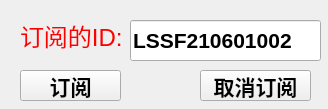
<?xml version="1.0" encoding="UTF-8"?>
<ui version="4.0">
 <class>MainWindow</class>
 <widget class="QMainWindow" name="MainWindow">
  <property name="geometry">
   <rect>
    <x>0</x>
    <y>0</y>
    <width>328</width>
    <height>109</height>
   </rect>
  </property>
  <property name="windowTitle">
   <string>MainWindow</string>
  </property>
  <widget class="QWidget" name="centralWidget">
   <widget class="QLabel" name="label">
    <property name="geometry">
     <rect>
      <x>20</x>
      <y>10</y>
      <width>111</width>
      <height>51</height>
     </rect>
    </property>
    <property name="text">
     <string>&lt;html&gt;&lt;head/&gt;&lt;body&gt;&lt;p&gt;&lt;span style=&quot; font-size:18pt; color:#ff0000;&quot;&gt;订阅的ID:&lt;/span&gt;&lt;/p&gt;&lt;/body&gt;&lt;/html&gt;</string>
    </property>
   </widget>
   <widget class="QLineEdit" name="lineEdit_Id">
    <property name="geometry">
     <rect>
      <x>130</x>
      <y>20</y>
      <width>191</width>
      <height>41</height>
     </rect>
    </property>
    <property name="font">
     <font>
      <pointsize>16</pointsize>
      <weight>75</weight>
      <bold>true</bold>
     </font>
    </property>
    <property name="text">
     <string>LSSF210601002</string>
    </property>
   </widget>
   <widget class="QPushButton" name="pushButton_subscription">
    <property name="geometry">
     <rect>
      <x>20</x>
      <y>70</y>
      <width>101</width>
      <height>31</height>
     </rect>
    </property>
    <property name="font">
     <font>
      <pointsize>16</pointsize>
      <weight>75</weight>
      <bold>true</bold>
     </font>
    </property>
    <property name="text">
     <string>订阅</string>
    </property>
   </widget>
   <widget class="QPushButton" name="pushButton_unsubscribe">
    <property name="geometry">
     <rect>
      <x>200</x>
      <y>70</y>
      <width>111</width>
      <height>31</height>
     </rect>
    </property>
    <property name="font">
     <font>
      <pointsize>16</pointsize>
      <weight>75</weight>
      <bold>true</bold>
     </font>
    </property>
    <property name="text">
     <string>取消订阅</string>
    </property>
   </widget>
  </widget>
 </widget>
 <layoutdefault spacing="6" margin="11"/>
 <resources/>
 <connections/>
</ui>
